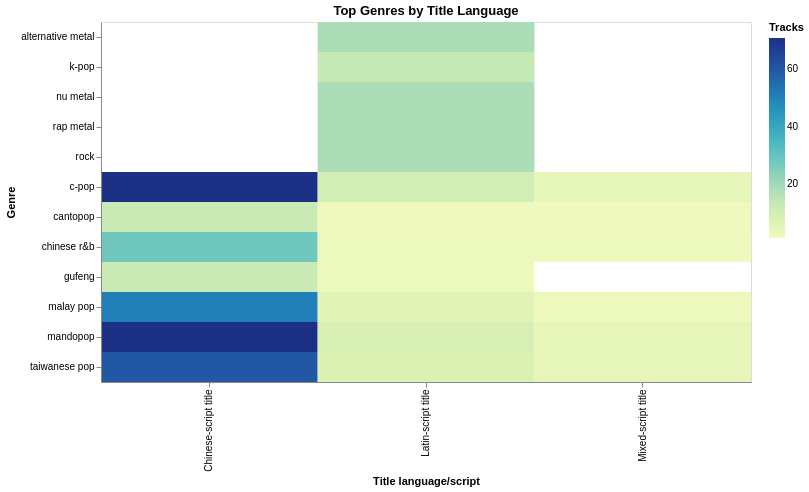

This figure's notebook cell:
### Code cell
genre_language = (
    genre_long[genre_long["genre"].isin(top_genres["genre"].head(12))]
    .groupby(["genre", "song_title_language"])
    .size()
    .reset_index(name="track_count")
)

alt.Chart(genre_language).mark_rect().encode(
    x=alt.X("song_title_language:N", title="Title language/script"),
    y=alt.Y("genre:N", sort="-x", title="Genre"),
    color=alt.Color("track_count:Q", title="Tracks"),
    tooltip=["genre:N", "song_title_language:N", "track_count:Q"],
).properties(
    title="Top Genres by Title Language",
    width=650,
    height=360,
)

### Figure 1 — Vega-Lite specification as saved in the notebook (floating-point values rounded to 4 significant figures)
{"config": {"view": {"continuousWidth": 300, "continuousHeight": 300}}, "data": {"name": "data-ec5636f2dfadcfd332f2c556cafa09e1"}, "mark": {"type": "rect"}, "encoding": {"color": {"field": "track_count", "title": "Tracks", "type": "quantitative"}, "tooltip": [{"field": "genre", "type": "nominal"}, {"field": "song_title_language", "type": "nominal"}, {"field": "track_count", "type": "quantitative"}], "x": {"field": "song_title_language", "title": "Title language/script", "type": "nominal"}, "y": {"field": "genre", "sort": "-x", "title": "Genre", "type": "nominal"}}, "height": 360, "title": "Top Genres by Title Language", "width": 650, "$schema": "https://vega.github.io/schema/vega-lite/v6.1.0.json", "datasets": {"data-ec5636f2dfadcfd332f2c556cafa09e1": [{"genre": "alternative metal", "song_title_language": "Latin-script title", "track_count": 18}, {"genre": "c-pop", "song_title_language": "Chinese-script title", "track_count": 71}, {"genre": "c-pop", "song_title_language": "Latin-script title", "track_count": 10}, {"genre": "c-pop", "song_title_language": "Mixed-script title", "track_count": 4}, {"genre": "cantopop", "song_title_language": "Chinese-script title", "track_count": 12}, {"genre": "cantopop", "song_title_language": "Latin-script title", "track_count": 1}, {"genre": "cantopop", "song_title_language": "Mixed-script title", "track_count": 1}, {"genre": "chinese r&b", "song_title_language": "Chinese-script title", "track_count": 28}, {"genre": "chinese r&b", "song_title_language": "Latin-script title", "track_count": 2}, {"genre": "chinese r&b", "song_title_language": "Mixed-script title", "track_count": 2}, {"genre": "gufeng", "song_title_language": "Chinese-script title", "track_count": 12}, {"genre": "gufeng", "song_title_language": "Latin-script title", "track_count": 2}, {"genre": "k-pop", "song_title_language": "Latin-script title", "track_count": 13}, {"genre": "malay pop", "song_title_language": "Chinese-script title", "track_count": 51}, {"genre": "malay pop", "song_title_language": "Latin-script title", "track_count": 6}, {"genre": "malay pop", "song_title_language": "Mixed-script title", "track_count": 2}, {"genre": "mandopop", "song_title_language": "Chinese-script title", "track_count": 71}, {"genre": "mandopop", "song_title_language": "Latin-script title", "track_count": 9}, {"genre": "mandopop", "song_title_language": "Mixed-script title", "track_count": 4}, {"genre": "nu metal", "song_title_language": "Latin-script title", "track_count": 18}, {"genre": "rap metal", "song_title_language": "Latin-script title", "track_count": 18}, {"genre": "rock", "song_title_language": "Latin-script title", "track_count": 18}, {"genre": "taiwanese pop", "song_title_language": "Chinese-script title", "track_count": 60}, {"genre": "taiwanese pop", "song_title_language": "Latin-script title", "track_count": 8}, {"genre": "taiwanese pop", "song_title_language": "Mixed-script title", "track_count": 4}]}}
